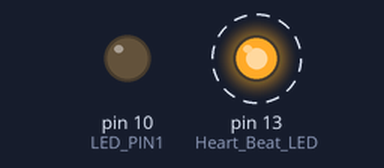
A sketch run on a simulated Arduino Uno, built with avr-gcc and run on an emulated ATmega328P. On the bench: output pins drawn as LEDs (lit = HIGH). Dashed ring = blinking.

Above: at 0.1 s.
Timing chart, 0 to 40.0 s (numbered marks = the images above):
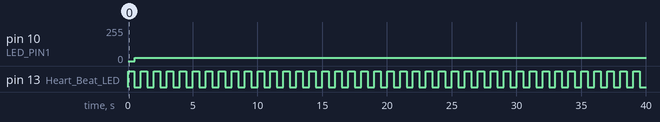

The sketch:

Sweep4.ino
```cpp
#include <PWM.h>                  // PWM Frequency library available at https://code.google.com/archive/p/arduino-pwm-frequency-library/downloads

// VL: Mi bas de la guitare (E2): 82.41 Hz

#define LED_PIN1 10          // pin Arduino pour activer les LED
#define LED_PIN2 3

long frequence1;       // Frequence de pulsation courante (Hz)
long frequence2;       // Frequence de pulsation courante (Hz)
float dutyCycle;      // Duty cycle du PWM de 1 à 100
unsigned int dc;
unsigned long delai;
boolean light_on;

void setup() {

  pinMode(LED_BUILTIN, OUTPUT); // Heart Beat LED
  digitalWrite(LED_BUILTIN, HIGH);

  delai = 500;
  frequence1 = 200;
  frequence2 = 300;
  dutyCycle = 10;
  dc = round(dutyCycle*255/100);

  InitTimersSafe();   // initialiser tous les timers sauf 0 qui est utilise pour millis()
}


void loop() {

  delay(delai);
  pwmWrite(LED_PIN1, 255);
  SetPinFrequencySafe(LED_PIN1, frequence1); // ajuster la frequence du PWM
  pwmWrite(LED_PIN1, dc); // ajuster le duty cycle du PWM
  digitalWrite(LED_BUILTIN, LOW);

  delay(delai);
  pwmWrite(LED_PIN1, 255);
  SetPinFrequencySafe(LED_PIN1, frequence2); // ajuster la frequence du PWM
  pwmWrite(LED_PIN1, dc); // ajuster le duty cycle du PWM
  digitalWrite(LED_BUILTIN, HIGH);

}
```

Measured:
- by itself, pin 10 (LED_PIN1): 0/255 → 26/255 at 0.51 s
- by itself, pin 13 (Heart_Beat_LED): alternates HIGH for 0.50 s and LOW for 0.50 s
